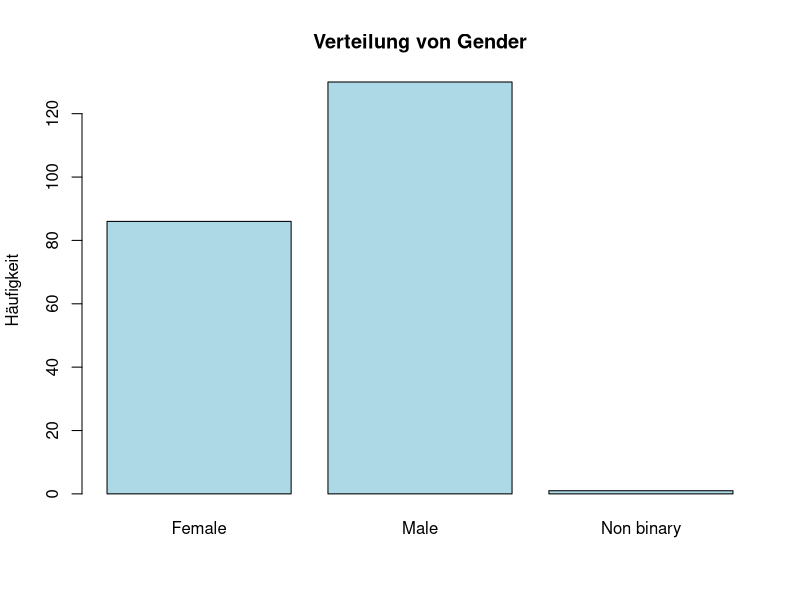
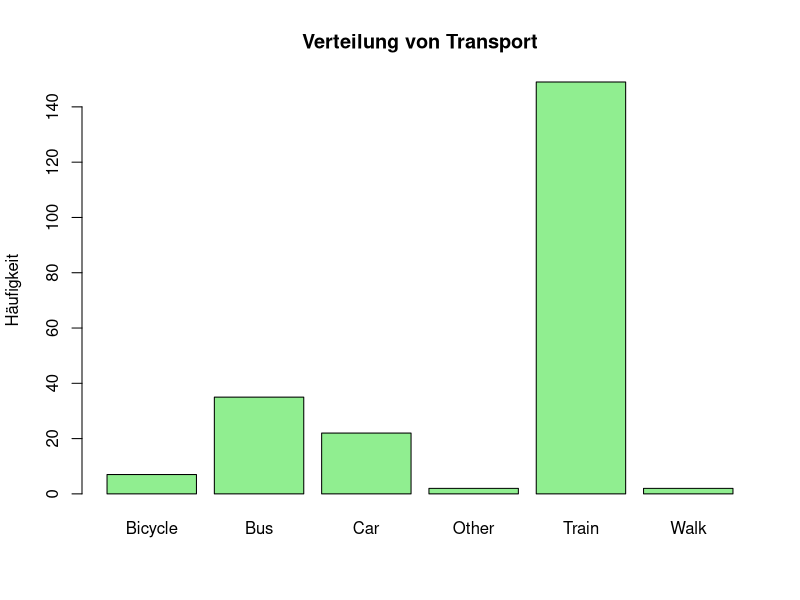
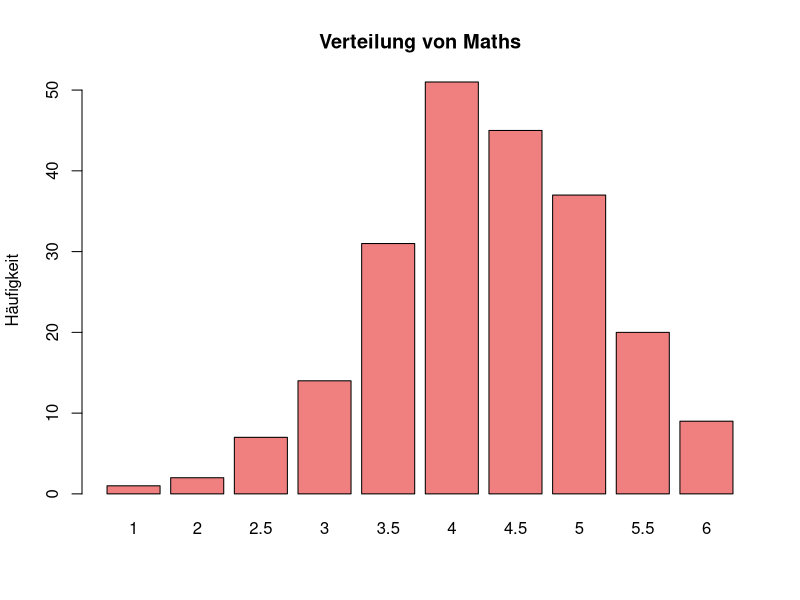
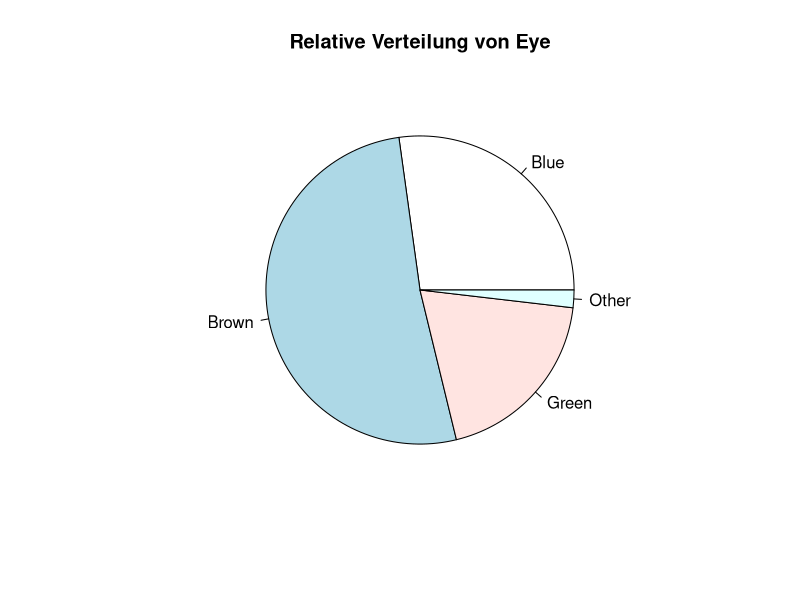
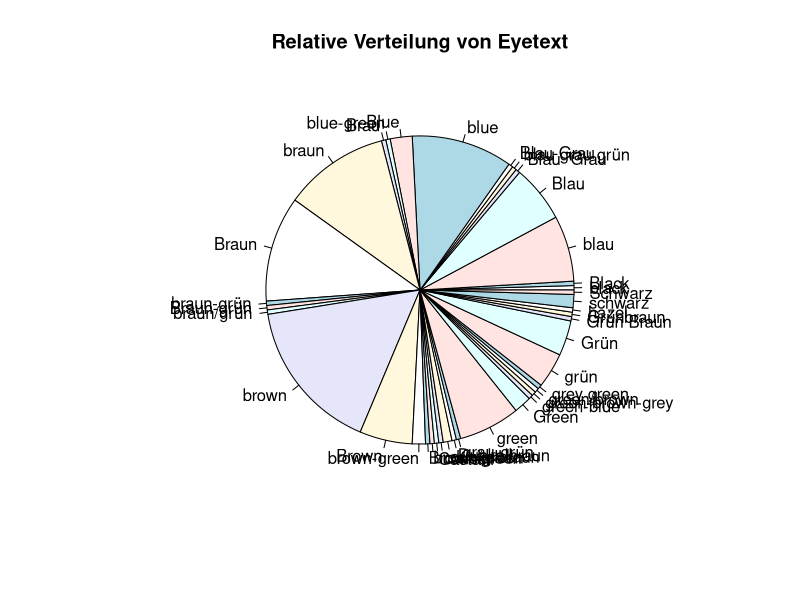
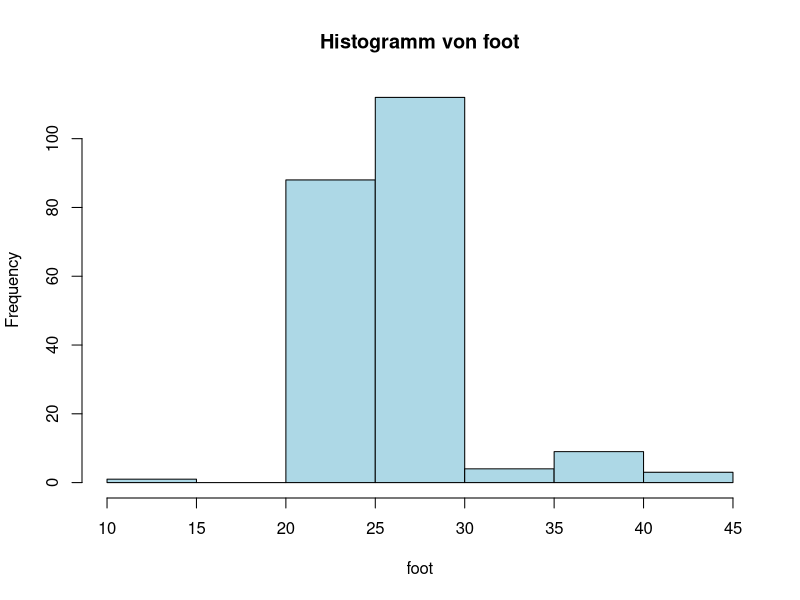
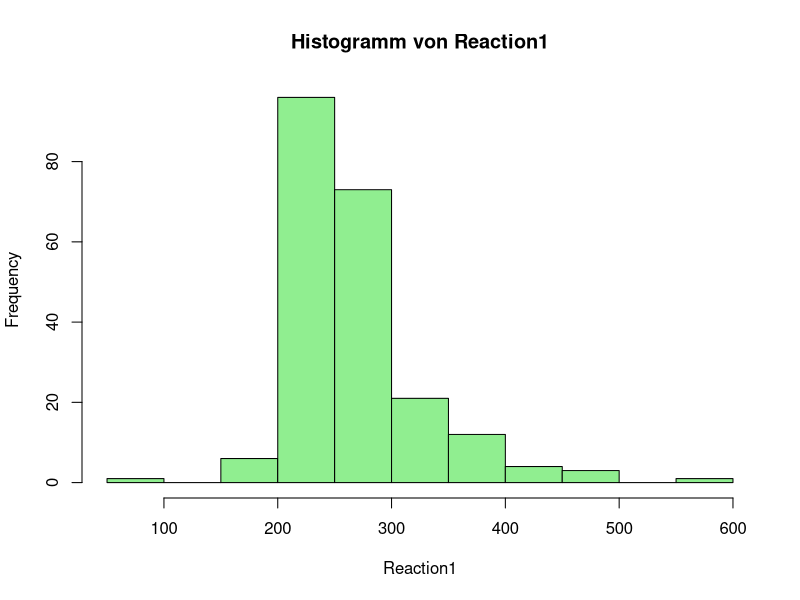
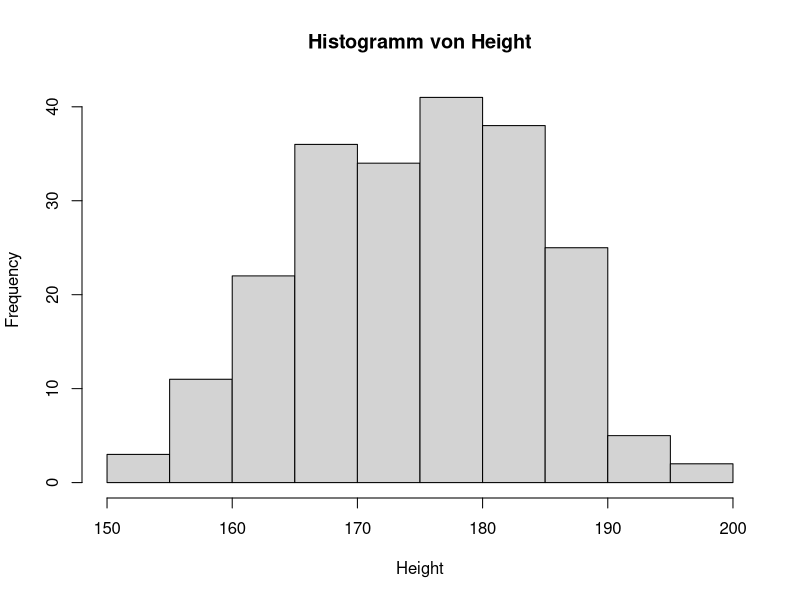

Source code (R) for these figures, in order:
## ---- chunk 1
   library(readxl)
   data <- read_excel("../data/WDDA_02.xlsx", sheet = "BFH")
## ---- chunk 2
   data$transport |> table() |> print()
## ---- chunk 3
   library(readxl)
   data <- read_excel("../data/WDDA_02.xlsx", sheet = "BFH")
## ---- chunk 4
gender_freq <- data$gender |> table()
transport_freq <- data$transport |> table()
maths_freq <- data$maths |> table()
## ---- chunk 5
# Balkendiagramm für gender
barplot(gender_freq,
        main = "Verteilung von Gender",
        col = "lightblue",
        ylab = "Häufigkeit")
## ---- chunk 6
# Balkendiagramm für transport
barplot(transport_freq,
        main = "Verteilung von Transport",
        col = "lightgreen",
        ylab = "Häufigkeit")
## ---- chunk 7
# Balkendiagramm für maths
barplot(maths_freq,
        main = "Verteilung von Maths",
        col = "lightcoral",
        ylab = "Häufigkeit")
## ---- chunk 8
library(readxl)
data <- read_excel("../data/WDDA_02.xlsx", sheet = "BFH")

eye_rel <- data$eye |> table() |> prop.table()
## ---- chunk 9
pie(eye_rel, main = "Relative Verteilung von Eye")
## ---- chunk 10
eyetext_rel <- data$eyetext |> table() |> prop.table()
pie(eyetext_rel, main = "Relative Verteilung von Eyetext")
## ---- chunk 11
bins <- seq(155, 185, by = 5)
## ---- chunk 12
height_bins <- data$height |> cut(breaks = bins, right = TRUE)
## ---- chunk 13
height_freq <- table(height_bins)
print(height_freq)
## ---- chunk 14
height_cum <- height_freq |> cumsum()
print(height_cum)
## ---- chunk 15
library(readxl)
data <- read_excel("../data/WDDA_02.xlsx", sheet = "BFH")

# Convert foot to numeric if it's not already
foot_numeric <- as.numeric(data$foot)
hist(foot_numeric, main = "Histogramm von foot", xlab = "foot", col = "lightblue")
## ---- chunk 16
# Convert reaction1 to numeric if it's not already
reaction1_numeric <- as.numeric(data$reaction1)
hist(reaction1_numeric, main = "Histogramm von Reaction1", xlab = "Reaction1", col = "lightgreen")
## ---- chunk 17
library(readxl)
data <- read_excel("../data/WDDA_02.xlsx", sheet = "BFH")

hist(data$height, main = "Histogramm von Height", xlab = "Height", col = "lightgrey")
## ---- chunk 18
height_m <- data$height[data$gender == "Male"]
height_f <- data$height[data$gender == "Female"]
## ---- chunk 19
x_range <- range(data$height)
y_max <- max(hist(height_m, plot = FALSE)$counts, hist(height_f, plot = FALSE)$counts)

hist(height_m, main = "Histogramm von Height (Männer)", xlab = "Height", 
     xlim = x_range, ylim = c(0, y_max), col = "lightblue")
## ---- chunk 20
hist(height_f, main = "Histogramm von Height (Frauen)", xlab = "Height", 
     xlim = x_range, ylim = c(0, y_max), col = "lightpink")
## ---- chunk 21
library(readxl)
data <- read_excel("../data/WDDA_02.xlsx", sheet = "BFH")

# Convert hair to numeric if needed
hair_numeric <- as.numeric(data$hair)
hist(hair_numeric, main = "Histogramm von Hair", xlab = "Hair", col = "lightgrey")
## ---- chunk 22
# Convert hair values by gender to numeric
hair_m <- as.numeric(data$hair[data$gender == "Male"])
hair_f <- as.numeric(data$hair[data$gender == "Female"])
## ---- chunk 23
x_range_hair <- range(c(hair_m, hair_f), na.rm = TRUE)

# Create histograms with appropriate breaks
hist_m <- hist(hair_m, plot = FALSE)
hist_f <- hist(hair_f, plot = FALSE)
y_max_hair <- max(hist_m$counts, hist_f$counts)

hist(hair_m, main = "Histogramm von Hair (Männer)", xlab = "Hair", 
     ylim = c(0, y_max_hair), col = "lightblue")
## ---- chunk 24
hist(hair_f, main = "Histogramm von Hair (Frauen)", xlab = "Hair", 
     ylim = c(0, y_max_hair), col = "lightpink")
## ---- chunk 25
library(readxl)
data <- read_excel("../data/WDDA_02.xlsx", sheet = "BFH")

# Convert cash to numeric if needed and handle NA values
cash_numeric <- as.numeric(data$cash)
cash_numeric <- cash_numeric[!is.na(cash_numeric)]

# Use breaks that work with the data range
hist(cash_numeric, 
     main = "Histogramm von Cash", 
     xlab = "Cash", 
     col = "lightgrey",
     breaks = "Sturges")  # Using Sturges algorithm for breaks
## ---- chunk 26
library(readxl)
data <- read_excel("../data/WDDA_02.xlsx", sheet = "BFH")

Hoehe.m <- data$height[data$gender == "Male"]
Hoehe.f <- data$height[data$gender == "Female"]
## ---- chunk 27
min_m <- Hoehe.m |> min()
## ---- chunk 28
count_f <- (Hoehe.f > min_m) |> sum()
print(count_f)
## ---- chunk 29
library(readxl)
data <- read_excel("../data/WDDA_02.xlsx", sheet = "BFH")

foot.m <- data$foot[data$gender == "Male"]
foot.f <- data$foot[data$gender == "Female"]
## ---- chunk 30
suitable <- data |> 
  subset((gender == "Male" & height >= 173) | (gender == "Female" & height >= 163)) |>
  {\(df) df$height}()

count_suitable <- suitable |> length()
print(count_suitable)
## ---- chunk 31
library(readxl)
library(lubridate)

data <- read_excel("../data/WDDA_02.xlsx", sheet = "BFH")
## ---- chunk 32
months <- data$dob |> month()
## ---- chunk 33
count_april <- (months == 4) |> sum()
print(count_april)
## ---- chunk 34
library(readxl)
data <- read_excel("../data/WDDA_02.xlsx", sheet = "BFH")

kontingenz <- data |> with(table(gender, eye))
print(kontingenz)
## ---- chunk 35
library(readxl)
data <- read_excel("../data/WDDA_02.xlsx", sheet = "BFH")

plot(data$height, data$hair,
     main = "Scatterplot: Height vs. Hair",
     xlab = "Height",
     ylab = "Hair")
abline(lm(hair ~ height, data = data), col = "red", lwd = 2)
## ---- chunk 36
plot(data$height, data$foot, main = "Scatterplot: Height vs. Foot",
     xlab = "Height", ylab = "Foot")
abline(lm(foot ~ height, data = data), col = "red", lwd = 2)
## ---- chunk 37
plot(data$height, data$reaction1, main = "Scatterplot: Height vs. Reaction1",
     xlab = "Height", ylab = "Reaction1")
abline(lm(reaction1 ~ height, data = data), col = "red", lwd = 2)
## ---- chunk 38
# Daten für Männer:
# Zeilen: Handicap unter 15 und Handicap 15 und mehr
# Spalten: "Zu schnell" und "Ok"
golfer_maennlich <- matrix(c(10, 40, 25, 25), nrow = 2, byrow = TRUE)
colnames(golfer_maennlich) <- c("Zu schnell", "Ok")
rownames(golfer_maennlich) <- c("Handicap < 15", "Handicap $\\geq$ 15")

# Daten für Frauen:
golfer_weiblich <- matrix(c(1, 9, 39, 51), nrow = 2, byrow = TRUE)
colnames(golfer_weiblich) <- c("Zu schnell", "Ok")
rownames(golfer_weiblich) <- c("Handicap < 15", "Handicap $\\geq$ 15")
## ---- chunk 39
total_maennlich <- sum(golfer_maennlich)
total_weiblich <- sum(golfer_weiblich)
perc_maennlich <- round(golfer_maennlich / total_maennlich * 100, 1)
perc_weiblich <- round(golfer_weiblich / total_weiblich * 100, 1)
print(perc_maennlich)
print(perc_weiblich)
